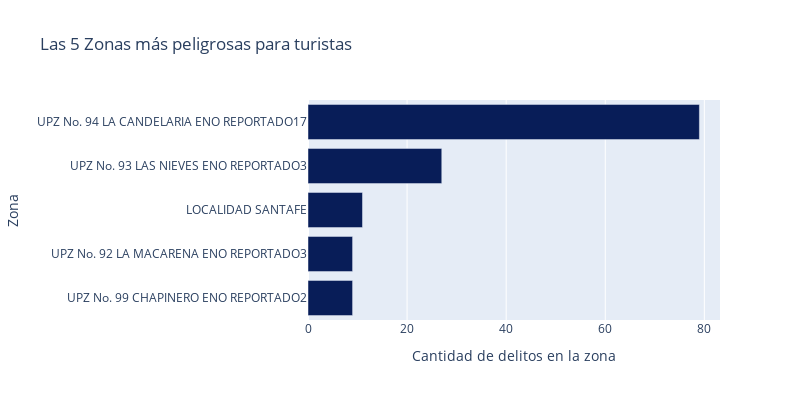

Notebook code cell kept with this figure:
### Code cell
top5_zone_crimes_df = crimesbyzone(df_crimes).sort_values(by='FRECUENCIA', ascending=False).head(5)
fig = px.bar(top5_zone_crimes_df, x= "FRECUENCIA", y="COMUNAS_ZONAS_DESCRIPCION", title='Las 5 Zonas más peligrosas para turistas',
             width=800, 
             height=400,
             color_discrete_sequence=px.colors.sequential.YlGnBu_r,
             labels={'FRECUENCIA':'Cantidad de delitos en la zona','COMUNAS_ZONAS_DESCRIPCION':'Zona'})
fig.update_yaxes(categoryorder='total ascending')
fig.show()

### Figure 1 — Plotly figure (JSON) as saved in the notebook; plotly's stock layout.template omitted (floating-point values rounded to 4 significant figures)
{"data": [{"alignmentgroup": "True", "hovertemplate": "Cantidad de delitos en la zona=%{x}<br>Zona=%{y}<extra></extra>", "legendgroup": "", "marker": {"color": "rgb(8,29,88)", "pattern": {"shape": ""}}, "name": "", "offsetgroup": "", "orientation": "h", "showlegend": false, "textposition": "auto", "type": "bar", "x": [79, 27, 11, 9, 9], "xaxis": "x", "y": ["UPZ No. 94 LA CANDELARIA ENO REPORTADO17", "UPZ No. 93 LAS NIEVES ENO REPORTADO3", "LOCALIDAD SANTAFE", "UPZ No. 99 CHAPINERO ENO REPORTADO2", "UPZ No. 92 LA MACARENA ENO REPORTADO3"], "yaxis": "y"}], "layout": {"barmode": "relative", "height": 400, "legend": {"tracegroupgap": 0}, "title": {"text": "Las 5 Zonas más peligrosas para turistas"}, "width": 800, "xaxis": {"anchor": "y", "domain": [0, 1], "title": {"text": "Cantidad de delitos en la zona"}}, "yaxis": {"anchor": "x", "categoryorder": "total ascending", "domain": [0, 1], "title": {"text": "Zona"}}}}
